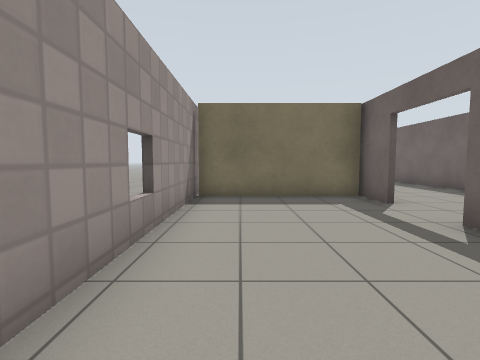
View 1 (above)

15 first-person views from a walk through a robot-simulator world made for Gazebo. The camera is 0.94 m above the floor, tilts 4° down and sees 85° across. The floor is counted in squares, 1 m on a side. Each view is taken from the middle of a square. On the plan, view 1 faces up. The plan holds only what a view shows up to about 11 squares ahead; the rest is blank. Gazebo's built-in surfaces are drawn with simple patterns.

View 2
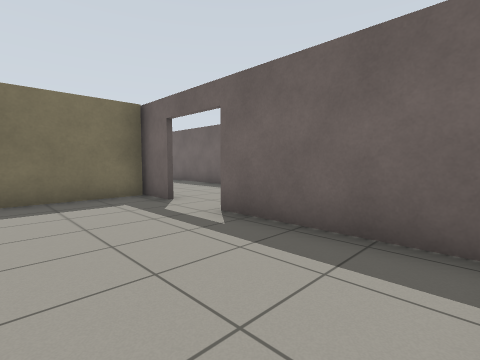

View 3
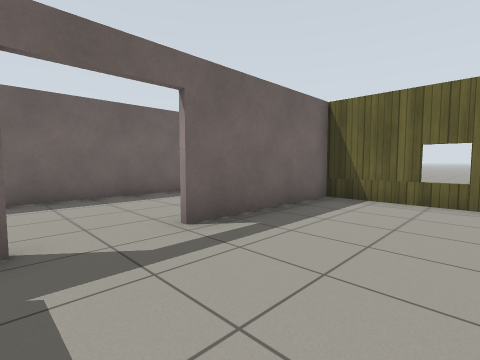

View 4
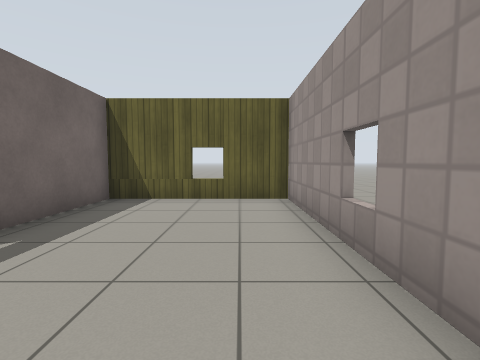

View 5
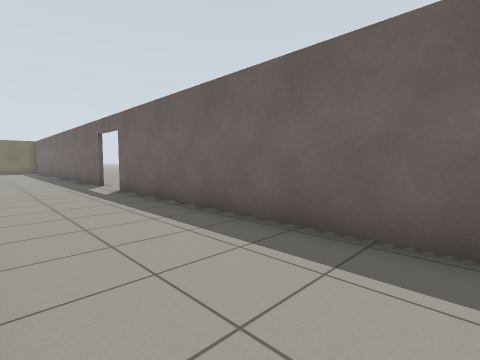

View 6
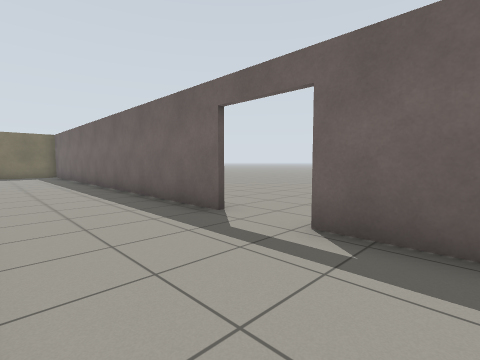

View 7
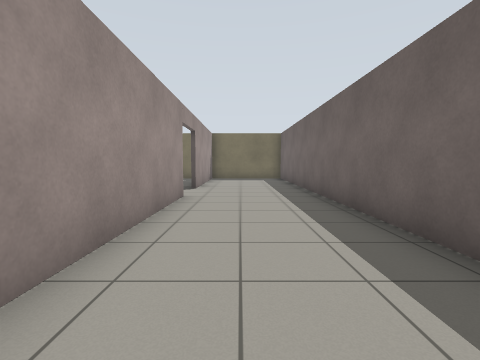

View 8
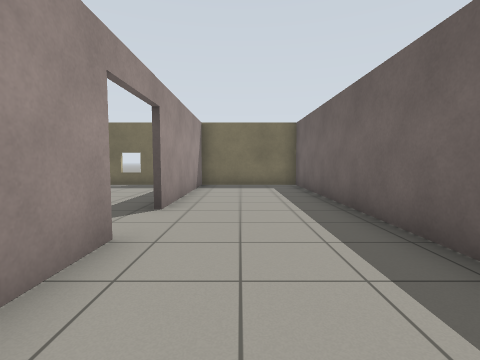

View 9
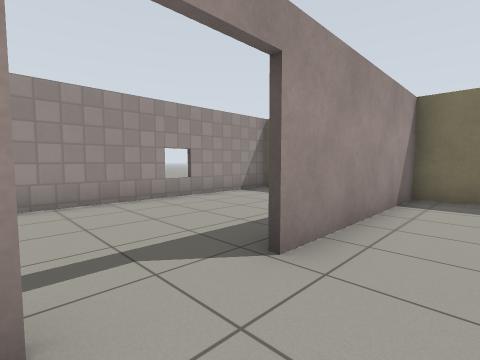

View 10
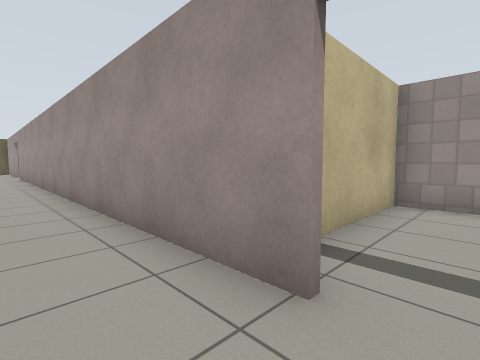

View 11
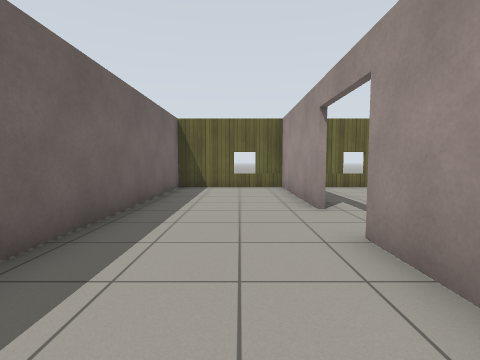

View 12
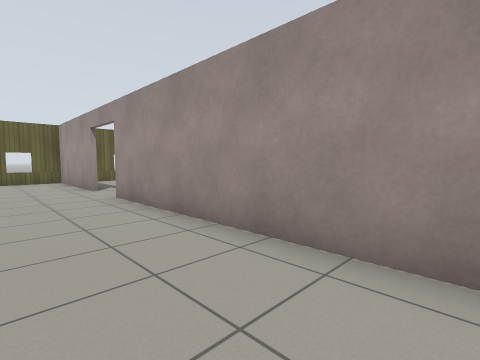

View 13
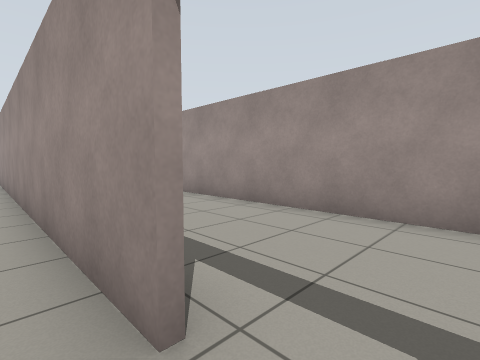

View 14
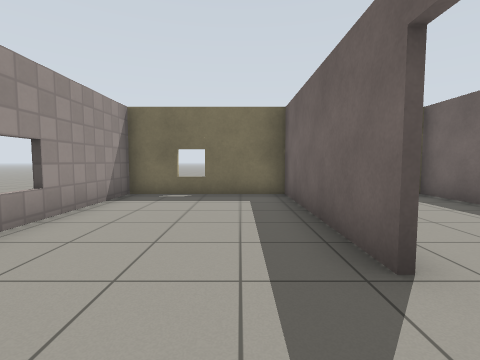

View 15
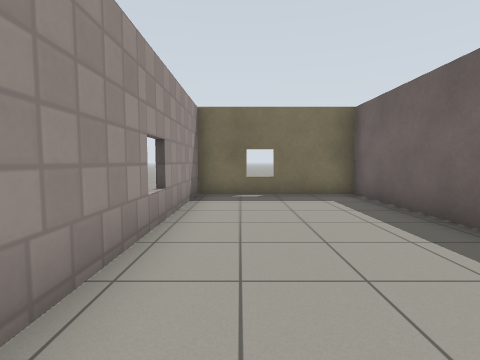

### Floor plan
Points are (right, up) in squares from view 1. A wall is a line through its corners. A room is listed if a view was taken in it or the views show most of it. See-through windows are left out.
Room 1 (views 1, 2, 3, 4)
walls: (3.3, 5.8) (3.3, 7.1) (-1.1, 7.1); (3.3, -0.6) (3.3, 3.9); (-1.2, 7.8) (-1.2, -0.6) (3, -0.6)
ways out: open door at (3, 4.5) to room 2
Room 2 (views 5, 6, 7, 8, 9, 10, 11, 12)
walls: (7.3, 15.7) (7.3, 30.6) (3, 30.6); (3.5, 23.1) (3.5, 5.8); (3.5, 3.9) (3.5, -0.6); (3.5, 30.6) (3.5, 25); (3, -0.6) (7.3, -0.6) (7.3, 13.9)
ways out: open door at (3, 4.5) to room 1; open door at (7, 14.5) to room 3; open door at (3, 24) to room 4
Room 3 (view 13)
walls: (7.4, 13.9) (7.4, 1.1)
ways out: open door at (7, 14.5) to room 2
Room 4 (views 14, 15)
walls: (3.3, 25) (3.3, 30.6); (3, 30.6) (-1.2, 30.6) (-1.2, 22.4) (2, 22.4)
ways out: open door at (3, 24) to room 2

Where each view was taken, in squares from view 1:
view 1: 0 up, 0 right, facing up
view 2: 0 up, 0 right, facing up-right
view 3: 6 up, 0 right, facing down-right
view 4: 6 up, 0 right, facing down
view 5: 5 up, 4 right, facing up-right
view 6: 12 up, 4 right, facing up-right
view 7: 16 up, 5 right, facing up
view 8: 20 up, 5 right, facing up
view 9: 23 up, 5 right, facing up-left
view 10: 24 up, 5 right, facing down-left
view 11: 9 up, 5 right, facing down
view 12: 13 up, 6 right, facing down-left
view 13: 15 up, 8 right, facing down-left
view 14: 23 up, 2 right, facing up
view 15: 23 up, 0 right, facing up
